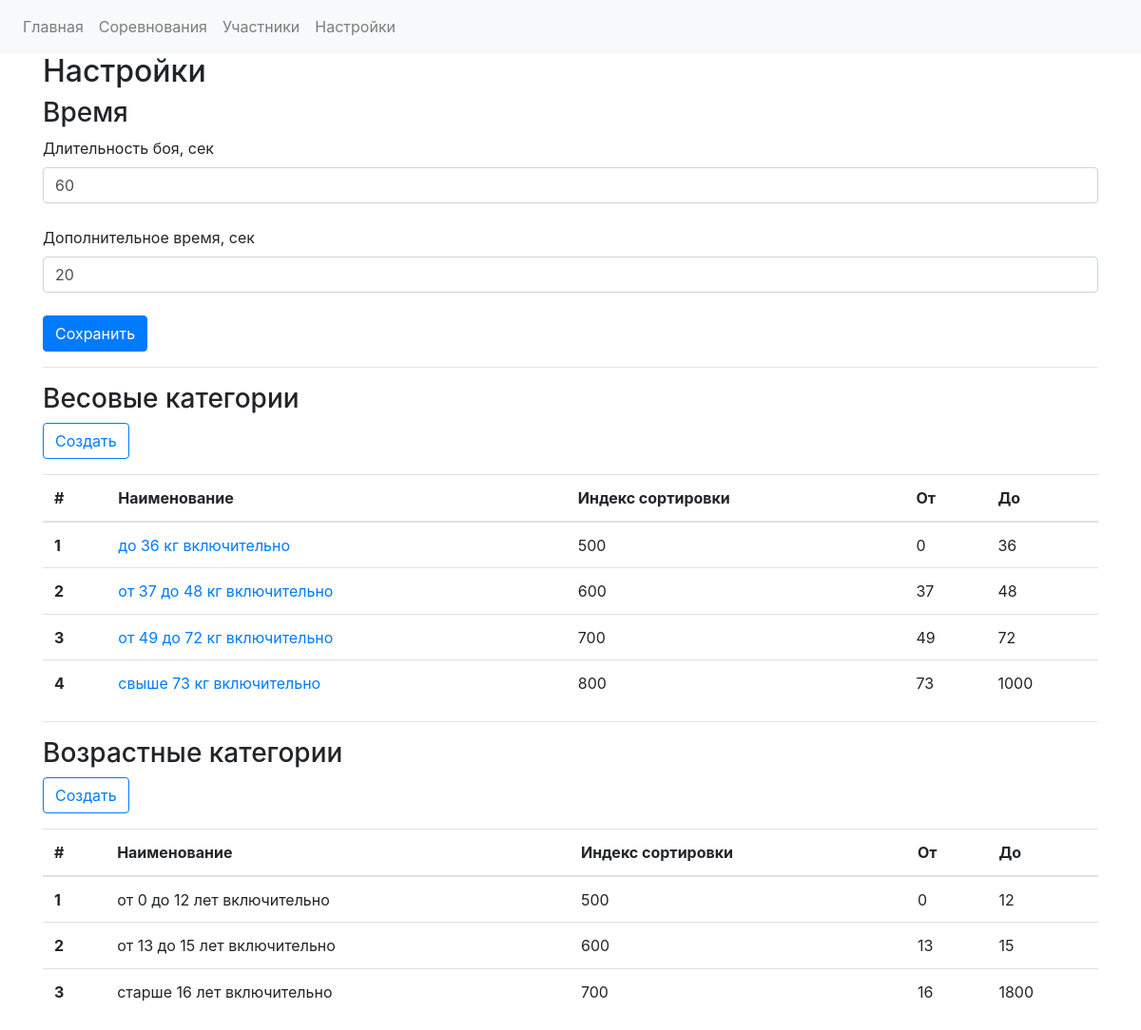
The page /settings on the database its author committed.
### app.py (models this page shows)
class WeightcategoriesDB(db.Model):
    weight_cat_id = db.Column(db.Integer, primary_key=True)
    sort_index = db.Column(db.Integer)
    weight_category_name = db.Column(db.String)
    weight_category_start = db.Column(db.Integer)
    weight_category_finish = db.Column(db.Integer)
    registrations = db.relationship('RegistrationDB', backref='weight_categories')
    fights = db.relationship('FightsDB', backref = 'weight_category_backref')

class AgecategoriesDB(db.Model):
    id = db.Column(db.Integer, primary_key=True)
    sort_index = db.Column(db.Integer)
    age_category_name = db.Column(db.String)
    age_category_start = db.Column(db.Integer)
    age_category_finish = db.Column(db.Integer)
    registrations = db.relationship('RegistrationDB', backref='age_categories')
    fights = db.relationship('FightsDB', backref = 'age_category_backref')

### app.py (the view, shortened to what this page needs)
@app.route("/settings", methods=["GET", "POST"])
def settings_form():
    form = SettingsForm()
    form_weight_categories = WeightCategoriesForm()
    w_categories = WeightcategoriesDB.query.order_by(asc(WeightcategoriesDB.sort_index)).all()
    age_categories = AgecategoriesDB.query.order_by(asc(AgecategoriesDB.sort_index)).all()
    return render_template("settings.html", form=form, **values, w_categories = w_categories, form_weight_categories = form_weight_categories, age_categories = age_categories)

### forms.py
class SettingsForm(FlaskForm):
    fight_duration = IntegerField('Длительность боя, сек', validators=[validators.required(), validators.number_range(min=1, max=3600)])
    added_time = IntegerField('Дополнительное время, сек', validators=[validators.required(), validators.number_range(min=1, max=3600)])
    submit = SubmitField('Сохранить')

class WeightCategoriesForm(FlaskForm):
    sort_index_form_field = IntegerField('Индекс сортировки', validators=[validators.required()])
    weight_category_name_form_field = StringField('Наименование категории', validators=[validators.required()])
    weight_from_form_field = IntegerField('Вес От', validators=[validators.required()])
    weight_to_form_field = IntegerField('Вес До', validators=[validators.required()])
    submit = SubmitField('Сохранить')

### templates/settings.html (shortened to what this page needs)
{% extends "base.html" %}
{% block content %}
<div class="container">
      <h2 class="title">Настройки</h2>
      <h3 class="title">Время</h3>
      <form method="POST" action="{{ url_for('settings_form') }}">
          <fieldset class="form-field">
              {{ form.fight_duration.label }}
              {{ form.fight_duration(class ='form-control', autocomplete="off", type="number", id = "fight_duration_input")}}
                <br>
          </fieldset>
          <fieldset class="form-field">
              {{ form.added_time.label }}
              {{ form.added_time(class ='form-control', autocomplete="off", type="number", id = "added_time_input")}}
          </fieldset>
            <br>
        {{ form.submit (class ='btn btn-primary')}}
      </form>
            <hr/>
            <h3 class="title">Весовые категории</h3>
            <a href="{{url_for('weight_category_new')}}"><button type="button" class="btn btn-outline-primary">Создать</button></a>
                <table class="table">
                  <thead>
                    <tr>
                      <th scope="col">#</th>
                      <th scope="col">Наименование</th>
                      <th scope="col">Индекс сортировки</th>
                      <th scope="col">От</th>
                      <th scope="col">До</th>
                    </tr>
                  </thead>
                  <tbody>
                   {% for w_cat in w_categories %}
                    <tr>
                      <th scope="row">{{ w_cat.weight_cat_id }}</th>
                      <td>
                          <a href="{{url_for('weight_category_edit', id = w_cat.weight_cat_id)}}">
                          {{ w_cat.weight_category_name }}
                          </a>
                          </td>
                      <td>{{ w_cat.sort_index }}</td>
                      <td>{{ w_cat.weight_category_start}}</td>
                      <td>{{ w_cat.weight_category_finish}}</td>
                    </tr>
                    <tr>
                   {% endfor %}
                  </tbody>
                </table>
        <hr/>
        <h3 class="title">Возрастные категории</h3>
        <a href="#"><button type="button" class="btn btn-outline-primary">Создать</button></a>
        <table class="table">
                  <thead>
                    <tr>
                      <th scope="col">#</th>
                      <th scope="col">Наименование</th>
                      <th scope="col">Индекс сортировки</th>
                      <th scope="col">От</th>
                      <th scope="col">До</th>
                    </tr>
                  </thead>
                  <tbody>
                   {% for age_cat in age_categories %}
                    <tr>
                      <th scope="row">{{ age_cat.id }}</th>
                      <td>
                          {{ age_cat.age_category_name }}
                      </td>
                      <td>{{ age_cat.sort_index }}</td>
                      <td>{{ age_cat.age_category_start }}</td>
                      <td>{{ age_cat.age_category_finish }}</td>
                    </tr>
                    <tr>
                   {% endfor %}
                  </tbody>
                </table>
    </div>
{% endblock %}

### rows shown on the page
WeightcategoriesDB: weight_cat_id "1", weight_category_name "до 36 кг включительно", sort_index "500", weight_category_start "0", weight_category_finish "36"
WeightcategoriesDB: weight_cat_id "2", weight_category_name "от 37 до 48 кг включительно", sort_index "600", weight_category_start "37", weight_category_finish "48"
WeightcategoriesDB: weight_cat_id "3", weight_category_name "от 49 до 72 кг включительно", sort_index "700", weight_category_start "49", weight_category_finish "72"
WeightcategoriesDB: weight_cat_id "4", weight_category_name "свыше 73 кг включительно", sort_index "800", weight_category_start "73", weight_category_finish "1000"
AgecategoriesDB: id "1", age_category_name "от 0 до 12 лет включительно", sort_index "500", age_category_start "0", age_category_finish "12"
AgecategoriesDB: id "2", age_category_name "от 13 до 15 лет включительно", sort_index "600", age_category_start "13", age_category_finish "15"
AgecategoriesDB: id "3", age_category_name "старше 16 лет включительно", sort_index "700", age_category_start "16", age_category_finish "1800"
